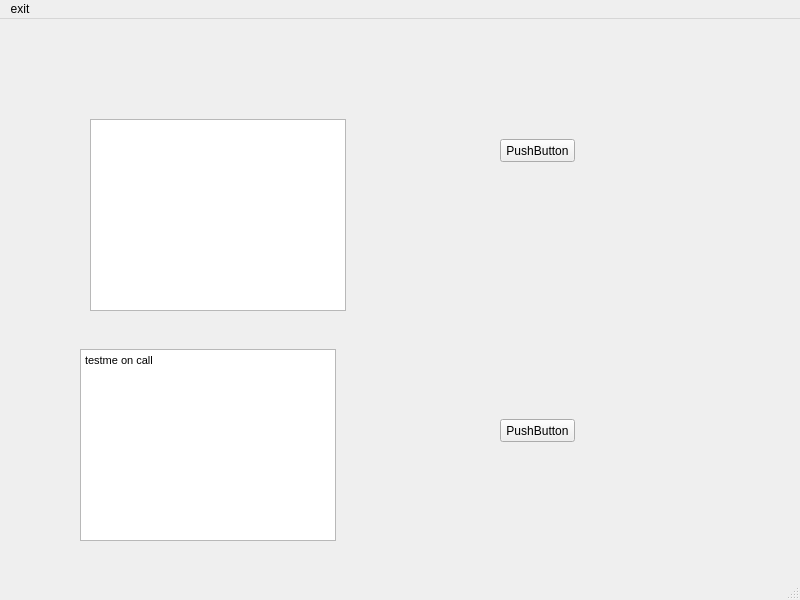
<?xml version="1.0" encoding="UTF-8"?>
<ui version="4.0">
 <class>MainWindow</class>
 <widget class="QMainWindow" name="MainWindow">
  <property name="geometry">
   <rect>
    <x>0</x>
    <y>0</y>
    <width>800</width>
    <height>600</height>
   </rect>
  </property>
  <property name="windowTitle">
   <string>MainWindow</string>
  </property>
  <widget class="QWidget" name="centralwidget">
   <widget class="QGraphicsView" name="picture">
    <property name="geometry">
     <rect>
      <x>90</x>
      <y>100</y>
      <width>256</width>
      <height>192</height>
     </rect>
    </property>
    <property name="cursor" stdset="0">
     <cursorShape>CrossCursor</cursorShape>
    </property>
   </widget>
   <widget class="QTextBrowser" name="textBrowser">
    <property name="geometry">
     <rect>
      <x>80</x>
      <y>330</y>
      <width>256</width>
      <height>192</height>
     </rect>
    </property>
    <property name="html">
     <string>&lt;!DOCTYPE HTML PUBLIC &quot;-//W3C//DTD HTML 4.0//EN&quot; &quot;http://www.w3.org/TR/REC-html40/strict.dtd&quot;&gt;
&lt;html&gt;&lt;head&gt;&lt;meta name=&quot;qrichtext&quot; content=&quot;1&quot; /&gt;&lt;style type=&quot;text/css&quot;&gt;
p, li { white-space: pre-wrap; }
&lt;/style&gt;&lt;/head&gt;&lt;body style=&quot; font-family:'MS Shell Dlg 2'; font-size:8.25pt; font-weight:400; font-style:normal;&quot;&gt;
&lt;p style=&quot; margin-top:0px; margin-bottom:0px; margin-left:0px; margin-right:0px; -qt-block-indent:0; text-indent:0px;&quot;&gt;&lt;span style=&quot; font-size:8pt;&quot;&gt;testme on call&lt;/span&gt;&lt;/p&gt;&lt;/body&gt;&lt;/html&gt;</string>
    </property>
   </widget>
   <widget class="QPushButton" name="pushButton">
    <property name="geometry">
     <rect>
      <x>500</x>
      <y>400</y>
      <width>75</width>
      <height>23</height>
     </rect>
    </property>
    <property name="text">
     <string>PushButton</string>
    </property>
   </widget>
   <widget class="QPushButton" name="pushButton_2">
    <property name="geometry">
     <rect>
      <x>500</x>
      <y>120</y>
      <width>75</width>
      <height>23</height>
     </rect>
    </property>
    <property name="text">
     <string>PushButton</string>
    </property>
   </widget>
  </widget>
  <widget class="QMenuBar" name="menubar">
   <property name="geometry">
    <rect>
     <x>0</x>
     <y>0</y>
     <width>800</width>
     <height>17</height>
    </rect>
   </property>
   <widget class="QMenu" name="menuExit">
    <property name="title">
     <string>exit</string>
    </property>
    <addaction name="separator"/>
    <addaction name="actionExit_now"/>
   </widget>
   <addaction name="menuExit"/>
  </widget>
  <widget class="QStatusBar" name="statusbar"/>
  <action name="actionExit_now">
   <property name="text">
    <string>exit now</string>
   </property>
  </action>
 </widget>
 <resources/>
 <connections/>
</ui>
